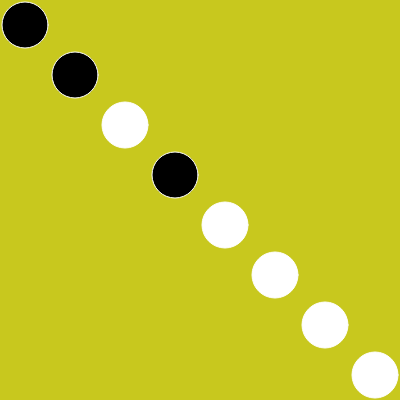
Frame 1 (no input)
Frame 60 (no input): identical to frame 1, image omitted
Frame 120 (the mouse pressed at the canvas centre since frame 60): identical to frame 1, image omitted

The p5.js sketch that drew this single still picture (run headless with seeded random() and noise() and a simulated clock; from frame 60 on, the mouse is pressed at the canvas centre):

// p5.js sketch
// ── sketch.js
let num = "00101111";
let byte = [];

function setup() {
    createCanvas(400, 400);
    binaryToDecimal(num);


    let w = width/8;
    for (let i =  0; i < 8; i++)
    {
        // let bit = new Bit(i*w , 50,w);
        byte[i] = new Bit(w/2+i * w , 50,w-4);
        byte[i].setState(num.charAt(i));

    }
  }
  
  function draw() {
    background(200, 200, 30); //yellow 
    for (let i =  0; i < 8; i++)
        { 
            byte[i].show();
        }
  }
  function binaryToDecimal(val)
  {
    let sum = 0;
    for (let i =0; i < val.length; i++)
    {
        let bit = val.charAt(val.length-i-1);
        sum += parseInt(bit) * pow(2, i);
    }
    console.log(sum);
  }
// ── bit.js
class Bit 
{
    constructor(x,y,d)
    {
        this.x = x;
        this.y = y;
        this.diameter = d;
        this.state =0;
    }

    setState(state)
    {
        this.state= parseInt(state);
    }

    show()
    {
        stroke(255);
        fill(255 * this.state)
        ellipse(this.x,this.x,this.diameter);

    }
}
